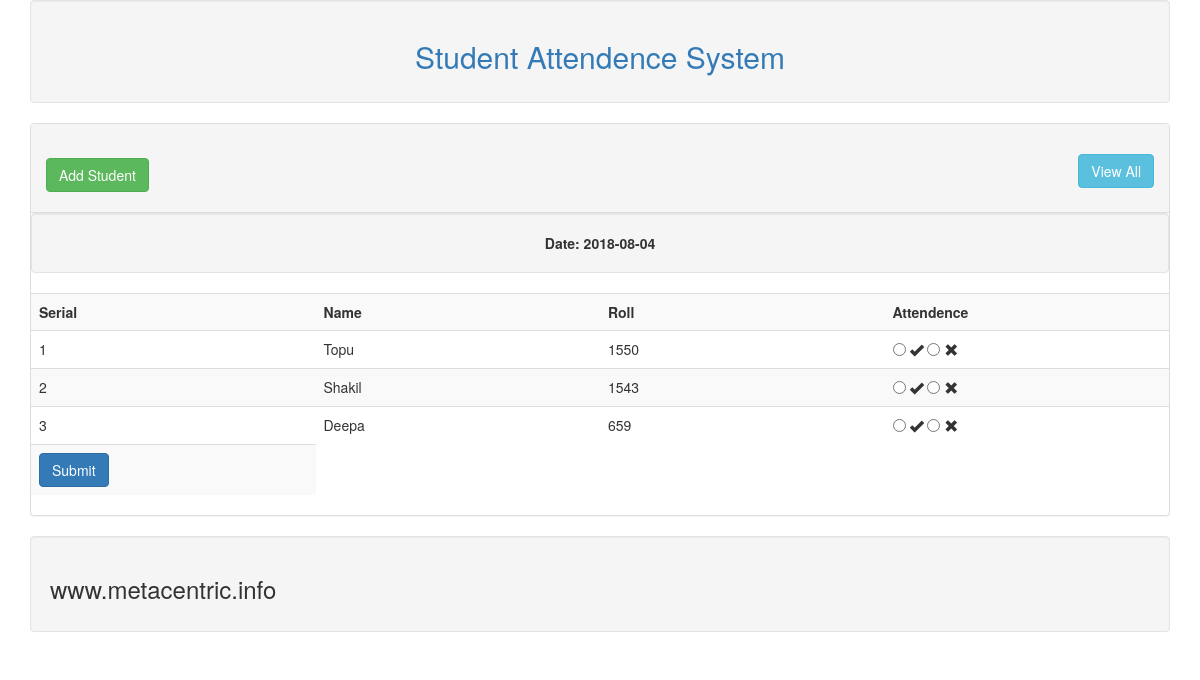
The page / on the database its author committed.
### tables this page shows
CREATE TABLE `tbl_student` (
  `id` int(11) NOT NULL,
  `name` varchar(255) NOT NULL,
  `roll` int(11) NOT NULL
);

### lib/database.php (called while the page is built, shortened)
<?php
class Database{
   public $host   = DB_HOST;
   public $user   = DB_USER;
   public $pass   = DB_PASS;
   public $dbname = DB_NAME;
   public $link;
   private function connectDB(){
    $this->link = new mysqli($this->host,$this->user,$this->pass,$this->dbname);
   }
   public function select($query){
    $result=$this->link->query($query) or
    die ($this->link->error.__LINE__);
    if($result->num_rows>0){
    	return $result;
    }
    else{
    	return false;
    }
   }
}

### lib/Student.php (called while the page is built, shortened)
<?php
$file_path = realpath(dirname(__FILE__));
include_once($file_path.'/Database.php');
?>
<?php
class Student{
    private $db;
	public function __construct(){
		$this->db=new Database;
	}
	public function getData(){
		$query= "Select * from tbl_student";
		$result=$this->db->select($query);
		return $result;
	}
	}
?>

### index.php (the view, shortened to what this page needs)
<?php
include "inc/header.php";
include "lib/Student.php";
?>
<?php
$stu = new Student;
$cur_date = date("Y-m-d");
?>
       <div class="panel panel-default">
           <div class="panel-heading">
				<h2>
					<a class="btn btn-success" href="add.php">Add Student</a>
					<a class="btn btn-info pull-right" href="date_view.php">View All</a>
				</h2>
           </div>
           <div class="pane;-body">
             <div class="well text-center">
				<strong>Date: <?php  echo $cur_date; ?></strong>
             </div>
				<form action="" method="post">
						<table class="table table-striped">
							<tr>
							  <th width="25%">Serial</th>
							  <th width="25%">Name</th>
							  <th width="25%">Roll</th>
							  <th width="25%">Attendence</th>
							</tr>
							<?php
                                $get_data=$stu->getData();
                                if($get_data){
                                	$i=0;
                                	while($value=$get_data->fetch_assoc()){
                                		$i++;
							?>
							<tr>
                               <td><?php echo $i; ?></td>
                               <td><?php echo $value['name']; ?></td>
                               <td><?php echo $value['roll']; ?></td>
                               <td>
                               	<input type="radio" name="attend[<?php echo $value['roll']; ?>]" value="present"  > <span class="glyphicon glyphicon-ok "></span>
                               	<input type="radio" name="attend[<?php echo $value['roll']; ?>]" value="absent" > <span class="glyphicon glyphicon-remove "></span>
                               </td>
							</tr>
						<?php
								}
						     }
						?>
							<tr>
							 <td>
								<input type="submit" name="submit" value="Submit" class="btn btn-primary">
							 </td>
							</tr>
						</table>
				</form>
           </div>
       </div>
<?php
include "inc/footer.php";
?>

### rows shown on the page
tbl_student: name "Topu", roll "1550"
tbl_student: name "Shakil", roll "1543"
tbl_student: name "Deepa", roll "659"
